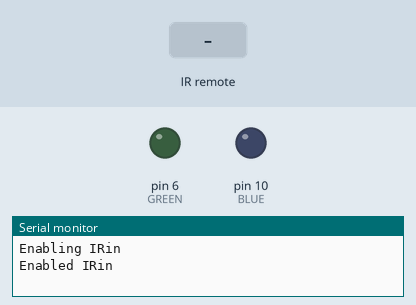
Simulated run of this sketch. Board: Arduino Uno, built with avr-gcc and run on an emulated ATmega328P. Shown: output pins drawn as LEDs (lit = HIGH), the last lines printed to the serial monitor. Inputs (shaded band) come from the test bench.

Above: at 1.8 s.
1.9 s: infrared code 0xC1AAFC03 received
At 3.2 s:
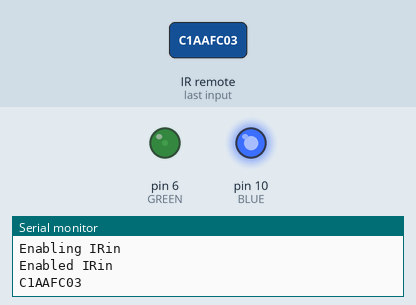
3.5 s: infrared code 0xC1AAC43B received
At 4.8 s:
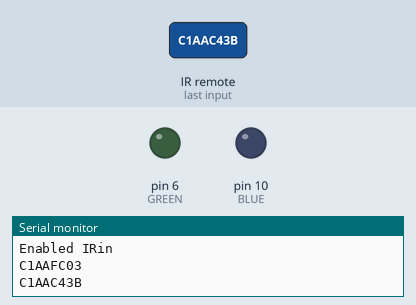
Timing chart, 0 to 6.5 s (numbered marks = the images above; inputs shaded):
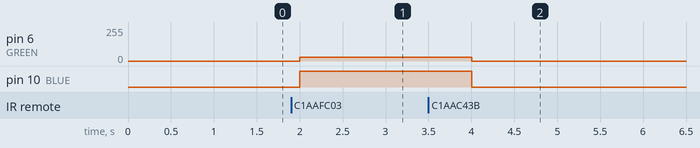

Measured:
- after the input at 1.9 s, pin 6 (GREEN): 0/255 → 27/255 after 0.10 s; pin 10 (BLUE): LOW → HIGH after 0.10 s
- after the input at 3.5 s, pin 6 (GREEN): 27/255 → 0/255 after 0.50 s; pin 10 (BLUE): HIGH → LOW after 0.50 s

The sketch:

controlIR.ino
```cpp
#include <IRremote.h>
#define IR 12
#define BLUE 10
#define GREEN 6

int x=0;

IRrecv irrecv(IR);

decode_results results;


void setup() {
 Serial.begin(9600);

  Serial.println("Enabling IRin");
  irrecv.enableIRIn();
  Serial.println("Enabled IRin");

  pinMode (BLUE, OUTPUT);
  pinMode (GREEN, OUTPUT);

}

void loop() {
  if (irrecv.decode(&results)){
    if(results.value==0xC1AAFC03){

      analogWrite(BLUE,255);
      analogWrite(GREEN,27);
    }
      else if(results.value==0xC1AAC43B) {
        digitalWrite(BLUE, LOW);
      digitalWrite(GREEN, LOW);
      }
    Serial.println(results.value, HEX);
    irrecv.resume(); // Receive the next value
  }
delay (1000);
}
```
